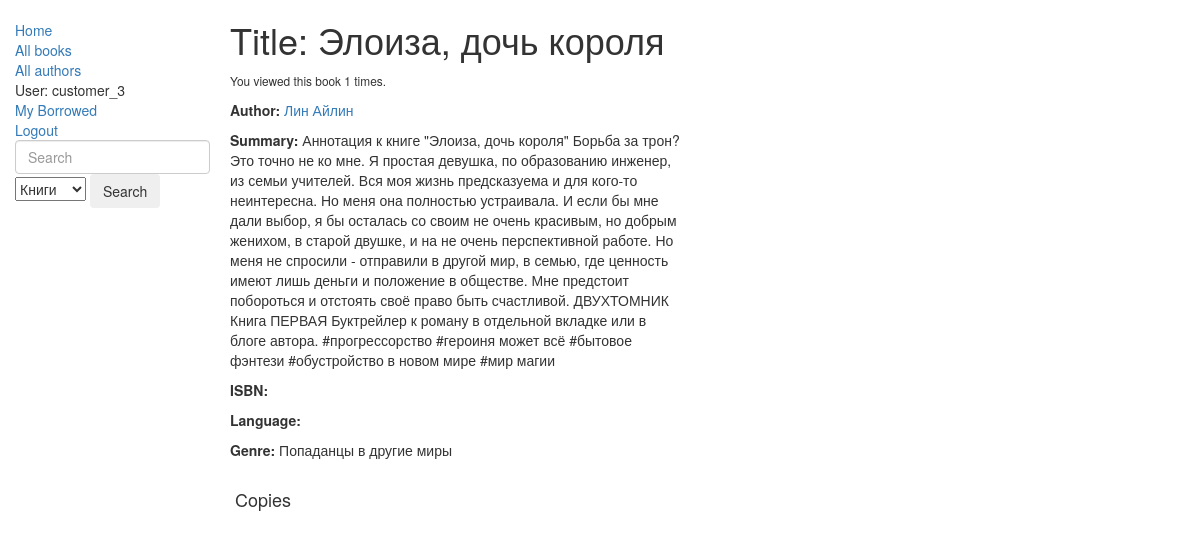
The app's page /catalog/books/5 (signed in) with its own data.
### catalog/models.py (models this page shows, shortened)
class Book(models.Model):
    title = models.CharField(max_length=200)
    author = models.ForeignKey('Author', on_delete=models.SET_NULL, null=True)
    summary = models.TextField(max_length=1000, help_text='Enter brief description for book')
    isbn = models.CharField('ISBN', max_length=13, help_text='13 Character <a href="https://www.isbn-international.org/content/what-isbn">ISBN number</a>')
    genre = models.ManyToManyField(Genre, help_text='Select Genre for this Book')
    cover = models.ImageField(upload_to='books_covers/', null=True, blank=True, default='/books_covers/upscaled_31.jpg')
    def display_genre(self):
        """
            Func for admin panel Book-Genre display
        """
        return ', '.join([genre.name for genre in self.genre.all()[:3]])
    display_genre.short_description = 'Genre'

class Author(models.Model):
    first_name = models.CharField(max_length=100)
    last_name = models.CharField(max_length=100)
    date_of_birth = models.DateField(null=True, blank=True)
    date_of_death = models.DateField('Died', null=True, blank=True)
    class Meta:
        ordering = ['last_name']
    def __str__(self):
        return f'{self.last_name} {self.first_name}'

class Genre(models.Model):
    name = models.CharField(max_length=200, help_text='Name field for Book Genre')
    def __str__(self):
        return self.name

### catalog/views.py (the view)
# urls.py: re_path(r'^books/(?P<pk>\d+)$', views.BookDetailView.as_view(), name='book-detail'),
class BookDetailView(LoginRequiredMixin, generic.DetailView):
    model = Book
    template_name = 'catalog/book_detail_page.html'
    def get(self, request, *args, **kwargs):
        book_id = kwargs['pk']
        book_key = f'book_{book_id}_views'
        if book_key not in request.session:
            request.session[book_key] = 1
        else:
            request.session[book_key] += 1
        return super().get(request, *args, **kwargs)
    def get_context_data(self, **kwargs):
        context = super().get_context_data(**kwargs)
        book_id = self.kwargs['pk']
        book_key = f'book_{book_id}_views'
        context['book_views'] = self.request.session.get(book_key, 0)
        return context

### catalog/templates/catalog/book_detail_page.html (shortened to what this page needs)
{% extends "base_generic.html" %}
{% block content %}
  <div class="container-fluid">
      <div class="row">
        <div class="col-sm-6">
          <h1>Title: {{ object.title }}</h1>
          <p><small>You viewed this book {{ book_views }} times.</small></p>
          <p><strong>Author:</strong> <a href="">{{ book.author }}</a></p>
          <p><strong>Summary:</strong> {{ book.summary }}</p>
          <p><strong>ISBN:</strong> {{ book.isbn }}</p>
          <p><strong>Language:</strong> {% for bookinstance in book.bookinstance_set.all %} {% ifchanged %} {{ bookinstance.language }} {% endifchanged %}  {% if not forloop.last %}, {% endif %}{% endfor %}</p>
          <p><strong>Genre:</strong> {% for genre in book.genre.all %} {{ genre }}{% if not forloop.last %}, {% endif %}{% endfor %}</p>
        </div>
        <div class="col-sm-6">
          {% if book.cover %}
            <p><img alt="" src="{{ book.cover.url }}" style="max-width: 250px"></p>
          {% else %}
            <p><img alt="" src="/media/books_covers/upscaled_31.jpg" style="max-width: 250px"></p>
          {% endif %}
        </div>
      </div>
  </div>
  <div style="margin-left: 20px; margin-top: 20px">
    <h4>Copies</h4>
  </div>
{% endblock %}

### locallibrary/templates/base_generic.html (shortened to what this page needs)
<!doctype html>
<html lang="en">
  <head>
    <link rel="stylesheet" href="https://maxcdn.bootstrapcdn.com/bootstrap/3.3.7/css/bootstrap.min.css">
    {% load static %}
    <link rel="stylesheet" href="{% static 'css/styles.css' %}">
    <link rel="stylesheet" href="{% static 'css/buttons.css' %}">
  </head>
  <body>
    <div class="container-fluid">
      <div class="row">
        <div class="col-sm-2">
          {% block sidebar %}
            <ul class="sidebar-nav">
              <li><a href="{% url 'index' %}">Home</a></li>
              <li><a href="{% url 'books' %}">All books</a></li>
              <li><a href="{% url 'authors' %}">All authors</a></li>
              {% if user.is_authenticated %}
                <li>User: {{ user.get_username }}</li>
                {% if perms.catalog.can_mark_returned %}
                  <li><a href="{% url 'all-borrowed' %}">All Borrowed</a></li>
                {% else %}
                  <li><a href="{% url 'my-borrowed' %}">My Borrowed</a></li>
                {% endif %}
                <li><a href="{% url 'logout'%}?next={{request.path}}">Logout</a></li>
              {% else %}
                <li><a href="{% url 'login'%}?next={{request.path}}">Login</a></li>
              {% endif %}
              <li>
                <form class="form-inline" action="{% url 'searching' %}" method="POST">
                <input class="form-control mr-sm-2" type="search" placeholder="Search" aria-label="Search" name="searched">
                <select name="search_group">
                    <option value="books">Книги</option>
                </select>
                <button class="btn btn-outline-success my-2 my-sm-0" type="submit">Search</button>
                </form>
              </li>
            </ul>
          {% endblock %}
        </div>
        <div class="col-sm-10"> {% include "messages.html" %} {% block content %}{% endblock %}
        </div>
      </div>
    </div>
  </body>
</html>

### locallibrary/static/css/styles.css (style rules this page uses)
.sidebar-nav { margin-top: 20px; padding: 0; list-style: none; }

### records on screen
Book: title "Элоиза, дочь короля", author "Лин Айлин", summary "Аннотация к книге \"Элоиза, дочь короля\" Борьба за трон? Это точно не ко мне. Я простая девушка, по образованию инженер, из семьи учителей. Вся моя жизнь предсказуема и для кого-то неинтересна. Но меня она полностью устраивала. И если бы мне дали выбор, я бы осталась со своим не очень красивым, но добрым женихом, в старой двушке, и на не очень перспективной работе. Но меня не спросили - отправили в другой мир, в семью, где ценность имеют лишь деньги и положение в обществе. Мне предстоит побороться и отстоять своё право быть счастливой. ДВУХТОМНИК Книга ПЕРВАЯ Буктрейлер к роману в отдельной вкладке или в блоге автора. #прогрессорство #героиня может всё #бытовое фэнтези #обустройство в новом…"
Genre: name "Попаданцы в другие миры"

### other values on screen
{{ user.get_username }} "customer_3"
{{ book_views }} "1"
